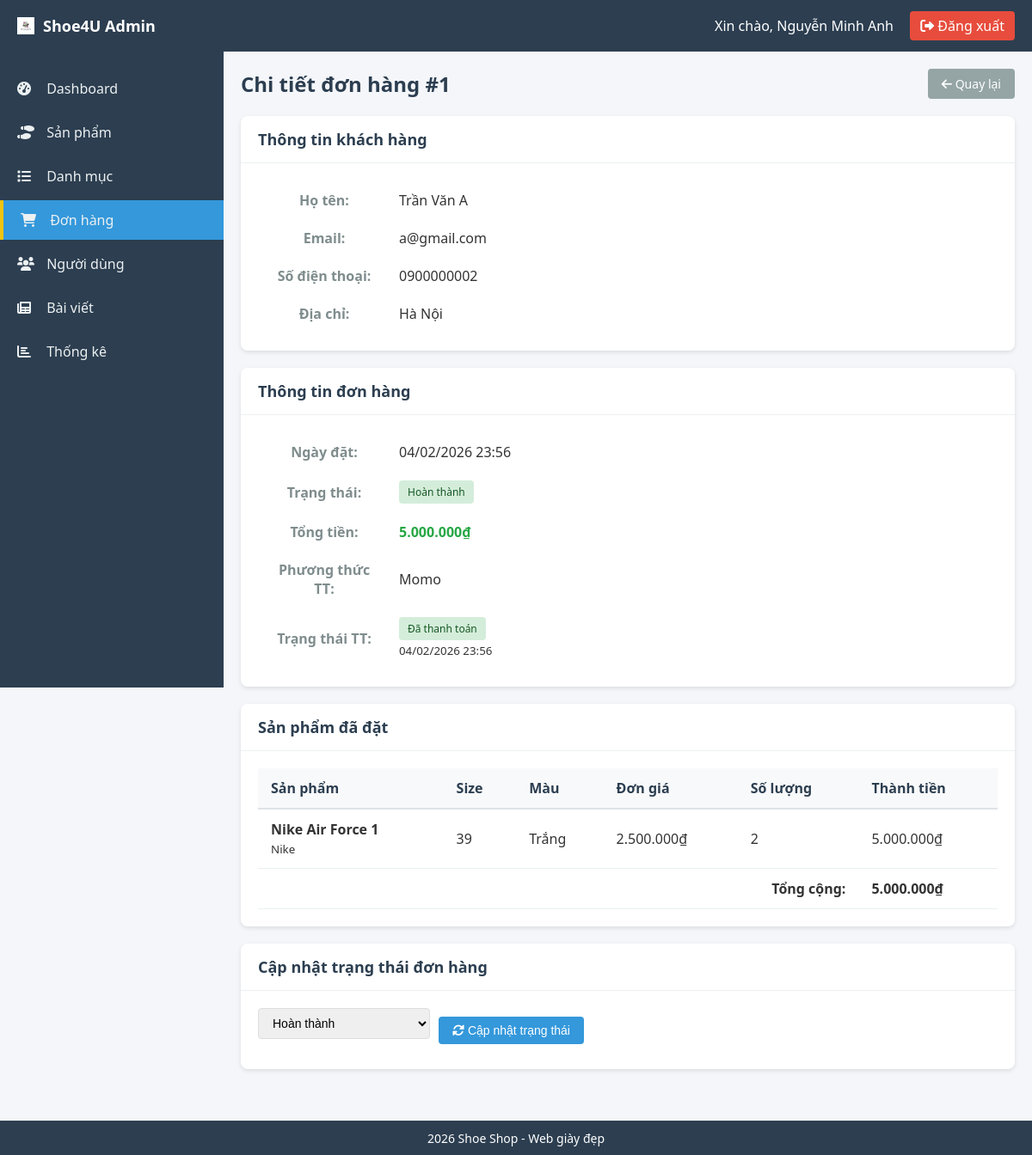
Screenshot of /views/admin/orders/detail.php?id=1 (signed in) with the database file from the repository.
### tables this page shows
CREATE TABLE `orders` (
  `order_id` int(11) NOT NULL,
  `user_id` int(11) DEFAULT NULL,
  `total_price` decimal(10,2) DEFAULT NULL,
  `status` enum('Pending','Shipping','Completed','Cancelled') DEFAULT 'Pending',
  `shipping_address` text DEFAULT NULL,
  `created_at` datetime DEFAULT current_timestamp()
);

CREATE TABLE `users` (
  `user_id` int(11) NOT NULL,
  `full_name` varchar(100) DEFAULT NULL,
  `email` varchar(100) DEFAULT NULL,
  `password` varchar(255) DEFAULT NULL,
  `phone` varchar(20) DEFAULT NULL,
  `address` text DEFAULT NULL,
  `role` enum('admin','customer') DEFAULT 'customer',
  `created_at` datetime DEFAULT current_timestamp()
);

CREATE TABLE `payments` (
  `payment_id` int(11) NOT NULL,
  `order_id` int(11) DEFAULT NULL,
  `method` varchar(50) DEFAULT NULL,
  `status` varchar(50) DEFAULT NULL,
  `paid_at` datetime DEFAULT NULL
);

CREATE TABLE `order_details` (
  `order_detail_id` int(11) NOT NULL,
  `order_id` int(11) DEFAULT NULL,
  `variant_id` int(11) DEFAULT NULL,
  `quantity` int(11) DEFAULT NULL,
  `price` decimal(10,2) DEFAULT NULL
);

CREATE TABLE `products` (
  `product_id` int(11) NOT NULL,
  `product_name` varchar(200) DEFAULT NULL,
  `price` decimal(10,2) DEFAULT NULL,
  `description` text DEFAULT NULL,
  `category_id` int(11) DEFAULT NULL,
  `brand` varchar(100) DEFAULT NULL,
  `gender` enum('Nam','Nữ','Unisex') DEFAULT NULL,
  `is_best_seller` tinyint(1) DEFAULT 0,
  `material` text DEFAULT NULL,
  `origin` varchar(100) DEFAULT NULL,
  `detailed_description` text DEFAULT NULL,
  `size_guide` text DEFAULT NULL,
  `created_at` datetime DEFAULT current_timestamp()
);

CREATE TABLE `product_variants` (
  `variant_id` int(11) NOT NULL,
  `product_id` int(11) DEFAULT NULL,
  `size` int(11) DEFAULT NULL,
  `color` varchar(50) DEFAULT NULL,
  `stock` int(11) DEFAULT NULL
);

### views/admin/orders/detail.php (the view, shortened to what this page needs)
<?php
require_once '../layouts/auth_check.php';
require_once '../../../config/functions.php';
$order_id = isset($_GET['id']) ? (int)$_GET['id'] : 0;
$order = mysqli_fetch_assoc(mysqli_query($conn, "
    SELECT o.*, u.full_name, u.email, u.phone, u.address,
           p.method as payment_method, p.status as payment_status, p.paid_at
    FROM orders o
    JOIN users u ON o.user_id = u.user_id
    LEFT JOIN payments p ON o.order_id = p.order_id
    WHERE o.order_id = $order_id
"));
$details = mysqli_query($conn, "
    SELECT od.*, pv.size, pv.color, p.product_name, p.brand
    FROM order_details od
    JOIN product_variants pv ON od.variant_id = pv.variant_id
    JOIN products p ON pv.product_id = p.product_id
    WHERE od.order_id = $order_id
");
include '../layouts/header.php';
include '../layouts/sidebar.php';
?>
<div class="content-header">
    <h1>Chi tiết đơn hàng #<?php echo $order_id; ?></h1>
    <a href="<?= ADMIN_URL ?>users/index.php" class="btn btn-secondary">
    <i class="fas fa-arrow-left"></i> Quay lại
</a>
</div>
<div class="row">
    <div class="col-6">
        <div class="card">
            <div class="card-header">
                <h3>Thông tin khách hàng</h3>
            </div>
            <div class="card-body">
                <table class="info-table">
                    <tr>
                        <th>Họ tên:</th>
                        <td><?php echo $order['full_name']; ?></td>
                    </tr>
                    <tr>
                        <th>Email:</th>
                        <td><?php echo $order['email']; ?></td>
                    </tr>
                    <tr>
                        <th>Số điện thoại:</th>
                        <td><?php echo $order['phone']; ?></td>
                    </tr>
                    <tr>
                        <th>Địa chỉ:</th>
                        <td><?php echo $order['shipping_address'] ?: $order['address']; ?></td>
                    </tr>
                </table>
            </div>
        </div>
    </div>
    <div class="col-6">
        <div class="card">
            <div class="card-header">
                <h3>Thông tin đơn hàng</h3>
            </div>
            <div class="card-body">
                <table class="info-table">
                    <tr>
                        <th>Ngày đặt:</th>
                        <td><?php echo formatDate($order['created_at']); ?></td>
                    </tr>
                    <tr>
                        <th>Trạng thái:</th>
                        <td><?php echo getOrderStatusBadge($order['status']); ?></td>
                    </tr>
                    <tr>
                        <th>Tổng tiền:</th>
                        <td><strong style="color: #28a745;"><?php echo formatMoney($order['total_price']); ?></strong></td>
                    </tr>
                    <tr>
                        <th>Phương thức TT:</th>
                        <td><?php echo $order['payment_method'] ?? 'N/A'; ?></td>
                    </tr>
                    <tr>
                        <th>Trạng thái TT:</th>
                        <td>
                            <?php if($order['payment_status'] == 'Paid'): ?>
                                <span class="badge badge-success">Đã thanh toán</span>
                                <br><small><?php echo formatDate($order['paid_at']); ?></small>
                            <?php elseif($order['payment_status'] == 'Pending'): ?>
                                <span class="badge badge-warning">Chờ thanh toán</span>
                            <?php else: ?>
                                <span class="badge badge-secondary">Chưa thanh toán</span>
                            <?php endif; ?>
                        </td>
                    </tr>
                </table>
            </div>
        </div>
    </div>
</div>
<div class="card mt-3">
    <div class="card-header">
        <h3>Sản phẩm đã đặt</h3>
    </div>
    <div class="card-body">
        <table class="table">
            <thead>
                <tr>
                    <th>Sản phẩm</th>
                    <th>Size</th>
                    <th>Màu</th>
                    <th>Đơn giá</th>
                    <th>Số lượng</th>
                    <th>Thành tiền</th>
                </tr>
            </thead>
            <tbody>
                <?php
                $subtotal = 0;
                while($row = mysqli_fetch_assoc($details)):
                    $total = $row['price'] * $row['quantity'];
                    $subtotal += $total;
                ?>
                <tr>
                    <td>
                        <strong><?php echo $row['product_name']; ?></strong>
                        <br><small><?php echo $row['brand']; ?></small>
                    </td>
                    <td><?php echo $row['size']; ?></td>
                    <td><?php echo $row['color']; ?></td>
                    <td><?php echo formatMoney($row['price']); ?></td>
                    <td><?php echo $row['quantity']; ?></td>
                    <td><?php echo formatMoney($total); ?></td>
                </tr>
                <?php endwhile; ?>
                <tr class="total-row">
                    <td colspan="5" style="text-align: right;"><strong>Tổng cộng:</strong></td>
                    <td><strong><?php echo formatMoney($subtotal); ?></strong></td>
                </tr>
            </tbody>
        </table>
    </div>
</div>
<div class="card mt-3">
    <div class="card-header">
        <h3>Cập nhật trạng thái đơn hàng</h3>
    </div>
    <div class="card-body">
        <form action="update_status.php" method="POST" class="form-inline">
            <div class="form-group">
                <select name="status" class="form-control" style="width: 200px;">
                    <option value="Completed" <?php echo $order['status'] == 'Completed' ? 'selected' : ''; ?>>Hoàn thành</option>
                </select>
            </div>
            <button type="submit" class="btn btn-primary">
                <i class="fas fa-sync-alt"></i> Cập nhật trạng thái
            </button>
        </form>
    </div>
</div>
<?php include '../layouts/footer.php'; ?>

### config/functions.php (shortened to what this page needs)
<?php
if (!function_exists('formatMoney')) {
    function formatMoney($amount) {
        return number_format($amount, 0, ',', '.') . '₫';
    }
}
if (!function_exists('formatDate')) {
    function formatDate($date) {
        return date('d/m/Y H:i', strtotime($date));
    }
}
if (!function_exists('getOrderStatusBadge')) {
    function getOrderStatusBadge($status) {
        $colors = [
            'Pending' => 'warning',
            'Shipping' => 'info',
            'Completed' => 'success',
            'Cancelled' => 'danger'
        ];
        $labels = [
            'Pending' => 'Chờ xử lý',
            'Shipping' => 'Đang giao',
            'Completed' => 'Hoàn thành',
            'Cancelled' => 'Đã hủy'
        ];
        $color = $colors[$status] ?? 'secondary';
        $label = $labels[$status] ?? $status;
        return "<span class='badge badge-$color'>$label</span>";
    }
}
?>

### assets/css/admin.css (style rules this page uses)
* { margin: 0; padding: 0; box-sizing: border-box; }
body { font-family: 'Segoe UI', Tahoma, Geneva, Verdana, sans-serif; background: #f4f6f9; color: #333; }
.content-header { display: flex; justify-content: space-between; align-items: center; margin-bottom: 20px; }
.content-header h1 { font-size: 24px; color: #2c3e50; }
.card { background: #fff; border-radius: 8px; box-shadow: 0 2px 5px rgba(0,0,0,0.1); margin-bottom: 20px; }
.card-header { padding: 15px 20px; border-bottom: 1px solid #ecf0f1; display: flex; justify-content: space-between; align-items: center; }
.card-header h3 { font-size: 18px; color: #2c3e50; }
.card-body { padding: 20px; }
.table { width: 100%; border-collapse: collapse; }
.table th { background: #f8f9fa; padding: 12px 15px; text-align: left; font-weight: 600; color: #2c3e50; border-bottom: 2px solid #dee2e6; }
.table td { padding: 12px 15px; border-bottom: 1px solid #ecf0f1; }
.badge { display: inline-block; padding: 5px 10px; border-radius: 4px; font-size: 12px; font-weight: 500; }
.badge-success { background: #d4edda; color: #155724; }
.btn { display: inline-block; padding: 8px 16px; border: none; border-radius: 4px; font-size: 14px; cursor: pointer; text-decoration: none; transition: all 0.3s; }
.btn-primary { background: #3498db; color: #fff; }
.btn-secondary { background: #95a5a6; color: #fff; }
.form-group { margin-bottom: 15px; }
.form-control { width: 100%; padding: 8px 12px; border: 1px solid #ddd; border-radius: 4px; font-size: 14px; }
.form-inline { display: flex; gap: 10px; align-items: center; }
.info-table { width: 100%; }
.info-table tr { border-bottom: 1px solid #ecf0f1; }
.info-table th { width: 150px; padding: 10px; font-weight: 600; color: #7f8c8d; }
.info-table td { padding: 10px; }

### rows the page displays
orders: user.full_name "Trần Văn A", user.email "a@gmail.com", user.phone "0900000002", shipping_address "Hà Nội", created_at "04/02/2026 23:56", status "Hoàn thành", total_price "5.000.000₫", payments.method "Momo", payments.paid_at "04/02/2026 23:56"
order_details: products.product_name "Nike Air Force 1", products.brand "Nike", variant.size "39", variant.color "Trắng", price "2.500.000₫", quantity "2", formatMoney($total) "5.000.000₫"

### other values shown
$_SESSION['full_name'] "Nguyễn Minh Anh"
$order_id "1"
formatMoney($subtotal) "5.000.000₫"
